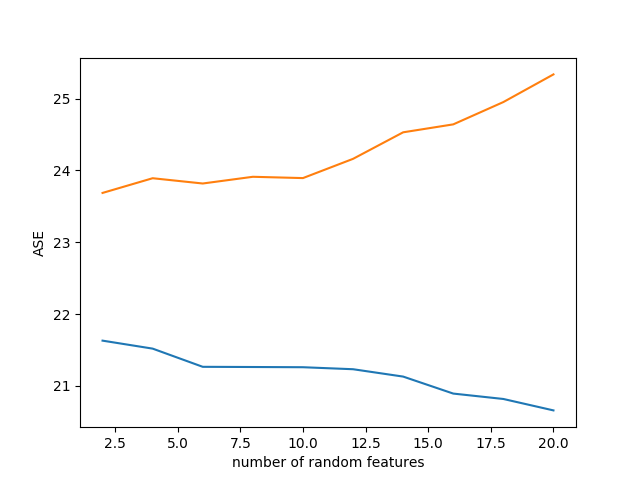

Reproduce this figure in Python.
import numpy as np 
from math import pow
import sys
import matplotlib.pyplot as plt

np.set_printoptions(suppress = True)

#get X 
train = np.genfromtxt(sys.argv[1], delimiter=',');
train=np.delete(train, 13, axis=1)
train=np.insert(train, 0, 1, axis=1)
train_row = train.shape[0]

#get Y
target = np.genfromtxt(sys.argv[1], delimiter=',');
target=target[:, 13]

#get data from test
test = np.genfromtxt(sys.argv[2], delimiter=',')
test=np.delete(test, 13, axis=1)
test=np.insert(test, 0,1,axis=1)
test_row = test.shape[0]

#get Y
test_target = np.genfromtxt(sys.argv[2], delimiter=',');
test_target=test_target[:, 13]
train_ASE =[]
test_ASE=[]

#append random features
for i in range(1,11):

    #append random reatures
    for j in range(2):
        random_train = np.random.standard_normal(train_row)
        random_train = random_train.reshape(train_row, 1)
        random_test = np.random.standard_normal(test_row)
        random_test = random_test.reshape(test_row, 1)
        train = np.append(train, random_train, axis=1)
        test = np.append(test, random_test, axis=1)
    #calculate weight vector
    xtx = np.dot(train.T, train)
    inv = np.linalg.inv(xtx)
    invxt = np.dot(inv, train.T)
    w = np.dot(invxt, target)
    # w = np.dot(np.dot(np.linalg.inv(np.dot(train.T, train)), train.T), target)
    # print(w.reshape(train_col, 1))
    
    # #find ASE for training
    train_sum=0
    print("ASE for dummy: ", (2*i))
    for x in range(train_row):
        train_sum+= pow(target[x] - np.dot(w.T, train[x]),2)
    train_sum/=train_row

    print("training ASE = ", train_sum)
    train_ASE.append(train_sum)

    test_sum=0
    for x in range(test_row):
        test_sum+= pow(test_target[x] - np.dot(w.T, test[x]),2)
    test_sum/=test_row
    print("testing ASE = ", test_sum)
    test_ASE.append(test_sum)

plt.plot([2,4,6,8,10,12,14,16,18,20],train_ASE, label = "train ASE")
plt.plot([2,4,6,8,10,12,14,16,18,20],test_ASE, label = "test ASE")
plt.ylabel("ASE")
plt.xlabel("number of random features")
plt.savefig('q1_4.png')
plt.show()